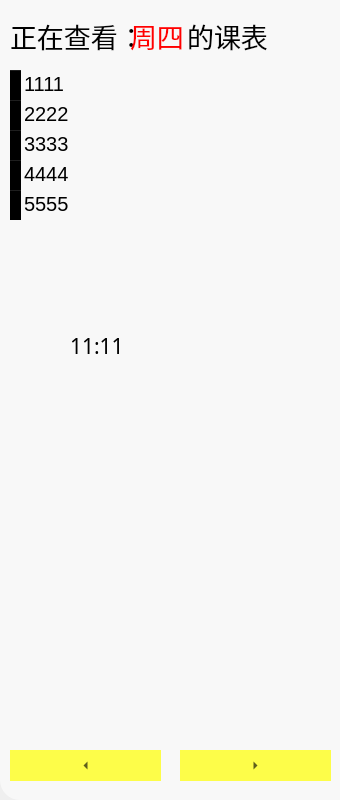
<?xml version="1.0" encoding="UTF-8"?>
<ui version="4.0">
 <class>Reminder_class</class>
 <widget class="QWidget" name="Reminder_class">
  <property name="geometry">
   <rect>
    <x>0</x>
    <y>0</y>
    <width>340</width>
    <height>800</height>
   </rect>
  </property>
  <property name="font">
   <font>
    <strikeout>false</strikeout>
   </font>
  </property>
  <property name="windowTitle">
   <string>Reminder_class</string>
  </property>
  <property name="styleSheet">
   <string notr="true">border-bottom-left-radius: 20px;</string>
  </property>
  <widget class="QFrame" name="frame">
   <property name="geometry">
    <rect>
     <x>0</x>
     <y>0</y>
     <width>340</width>
     <height>800</height>
    </rect>
   </property>
   <property name="styleSheet">
    <string notr="true">border-bottom-left-radius: 20px;
background-color: rgba(255, 255, 255, 150);</string>
   </property>
   <property name="frameShape">
    <enum>QFrame::StyledPanel</enum>
   </property>
   <property name="frameShadow">
    <enum>QFrame::Raised</enum>
   </property>
   <widget class="QToolButton" name="left">
    <property name="geometry">
     <rect>
      <x>10</x>
      <y>750</y>
      <width>151</width>
      <height>31</height>
     </rect>
    </property>
    <property name="styleSheet">
     <string notr="true">background-color: rgba(255, 255, 0, 180);
border-radius: 0px;</string>
    </property>
    <property name="text">
     <string>...</string>
    </property>
    <property name="popupMode">
     <enum>QToolButton::DelayedPopup</enum>
    </property>
    <property name="autoRaise">
     <bool>false</bool>
    </property>
    <property name="arrowType">
     <enum>Qt::LeftArrow</enum>
    </property>
   </widget>
   <widget class="QToolButton" name="right">
    <property name="geometry">
     <rect>
      <x>180</x>
      <y>750</y>
      <width>151</width>
      <height>31</height>
     </rect>
    </property>
    <property name="styleSheet">
     <string notr="true">background-color: rgba(255, 255, 0, 180);
border-radius: 0px;</string>
    </property>
    <property name="text">
     <string>...</string>
    </property>
    <property name="popupMode">
     <enum>QToolButton::DelayedPopup</enum>
    </property>
    <property name="autoRaise">
     <bool>false</bool>
    </property>
    <property name="arrowType">
     <enum>Qt::RightArrow</enum>
    </property>
   </widget>
   <widget class="QLabel" name="label_time">
    <property name="geometry">
     <rect>
      <x>70</x>
      <y>330</y>
      <width>261</width>
      <height>31</height>
     </rect>
    </property>
    <property name="font">
     <font>
      <family>MaoKenTangYuan (beta)</family>
      <pointsize>16</pointsize>
     </font>
    </property>
    <property name="styleSheet">
     <string notr="true">background-color: rgba(255, 255, 255, 0);</string>
    </property>
    <property name="text">
     <string>11:11</string>
    </property>
   </widget>
   <widget class="QLabel" name="label_On_Checking">
    <property name="geometry">
     <rect>
      <x>10</x>
      <y>10</y>
      <width>331</width>
      <height>51</height>
     </rect>
    </property>
    <property name="font">
     <font>
      <family>MaoKenTangYuan (beta)</family>
      <pointsize>20</pointsize>
     </font>
    </property>
    <property name="styleSheet">
     <string notr="true">background-color: rgba(255, 255, 255, 0);</string>
    </property>
    <property name="text">
     <string>正在查看：      的课表</string>
    </property>
   </widget>
   <widget class="QLabel" name="label_Checking_wkday">
    <property name="geometry">
     <rect>
      <x>130</x>
      <y>10</y>
      <width>71</width>
      <height>51</height>
     </rect>
    </property>
    <property name="font">
     <font>
      <family>MaoKenTangYuan (beta)</family>
      <pointsize>20</pointsize>
     </font>
    </property>
    <property name="styleSheet">
     <string notr="true">color: rgb(255, 0, 0);
background-color: rgba(255, 255, 255, 0);</string>
    </property>
    <property name="text">
     <string>周四</string>
    </property>
   </widget>
   <widget class="QTableWidget" name="tableWidget">
    <property name="enabled">
     <bool>true</bool>
    </property>
    <property name="geometry">
     <rect>
      <x>10</x>
      <y>70</y>
      <width>321</width>
      <height>251</height>
     </rect>
    </property>
    <property name="font">
     <font>
      <pointsize>15</pointsize>
      <kerning>true</kerning>
     </font>
    </property>
    <property name="styleSheet">
     <string notr="true">background-color: rgba(255, 255, 255, 0);</string>
    </property>
    <property name="frameShape">
     <enum>QFrame::NoFrame</enum>
    </property>
    <property name="frameShadow">
     <enum>QFrame::Plain</enum>
    </property>
    <property name="showGrid">
     <bool>true</bool>
    </property>
    <property name="gridStyle">
     <enum>Qt::NoPen</enum>
    </property>
    <property name="sortingEnabled">
     <bool>false</bool>
    </property>
    <property name="rowCount">
     <number>5</number>
    </property>
    <property name="columnCount">
     <number>1</number>
    </property>
    <attribute name="horizontalHeaderVisible">
     <bool>false</bool>
    </attribute>
    <row/>
    <row/>
    <row/>
    <row/>
    <row/>
    <column>
     <property name="text">
      <string>5555</string>
     </property>
    </column>
    <item row="0" column="0">
     <property name="text">
      <string>1111</string>
     </property>
    </item>
    <item row="1" column="0">
     <property name="text">
      <string>2222</string>
     </property>
    </item>
    <item row="2" column="0">
     <property name="text">
      <string>3333</string>
     </property>
    </item>
    <item row="3" column="0">
     <property name="text">
      <string>4444</string>
     </property>
    </item>
    <item row="4" column="0">
     <property name="text">
      <string>5555</string>
     </property>
    </item>
   </widget>
  </widget>
 </widget>
 <resources/>
 <connections/>
</ui>
